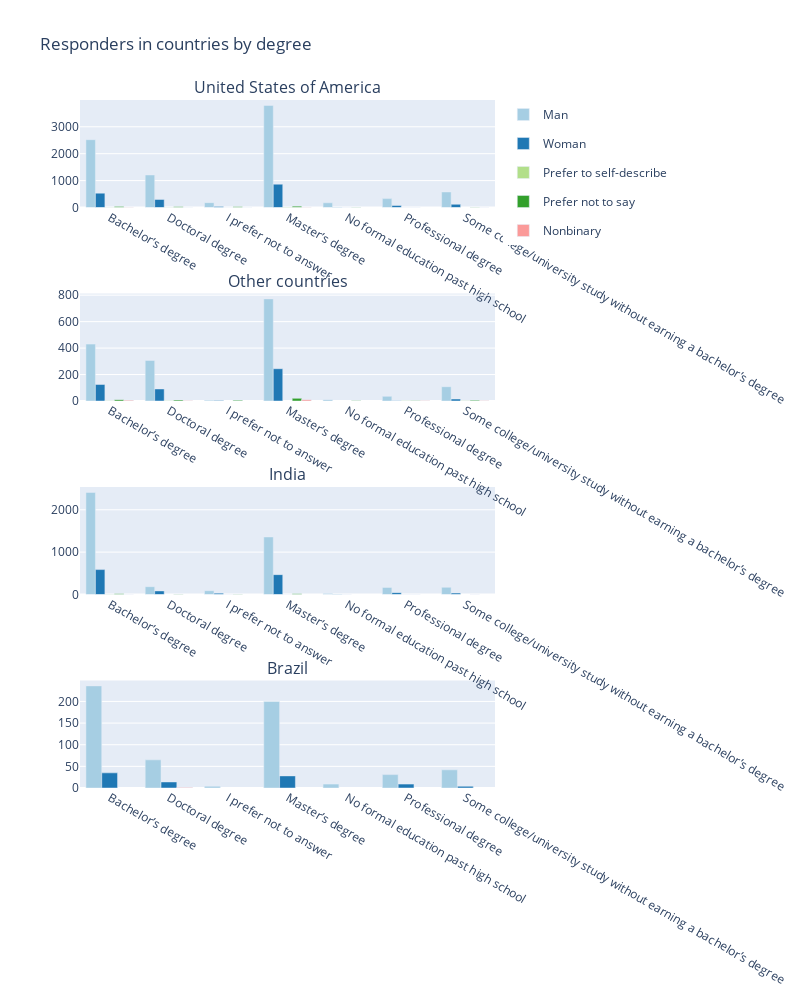

Notebook code cell kept with this figure:
### Markdown cell above
It seems that there are two main clusters of kagglers based on education and age: bachelors of 18-29 years and masters of 22-34 years.

### Code cell
fig = plot_country_two_vars(var1='Q2',
                            var2='Q4',
                            title_name='degree')
iplot(fig);

### Figure 1 — Plotly figure (JSON) as saved in the notebook; plotly's stock layout.template omitted (floating-point values rounded to 4 significant figures)
{"data": [{"legendgroup": "Man", "marker": {"color": "rgb(166,206,227)"}, "name": "Man", "showlegend": true, "type": "bar", "x": ["Bachelor’s degree", "Doctoral degree", "I prefer not to answer", "Master’s degree", "No formal education past high school", "Professional degree", "Some college/university study without earning a bachelor’s degree"], "xaxis": "x", "y": [2520, 1209, 181, 3795, 175, 330, 578], "yaxis": "y"}, {"legendgroup": "Woman", "marker": {"color": "rgb(31,120,180)"}, "name": "Woman", "showlegend": true, "type": "bar", "x": ["Bachelor’s degree", "Doctoral degree", "I prefer not to answer", "Master’s degree", "No formal education past high school", "Professional degree", "Some college/university study without earning a bachelor’s degree"], "xaxis": "x", "y": [534, 298, 39, 867, 10, 73, 119], "yaxis": "y"}, {"legendgroup": "Prefer to self-describe", "marker": {"color": "rgb(178,223,138)"}, "name": "Prefer to self-describe", "showlegend": true, "type": "bar", "x": ["Bachelor’s degree", "Doctoral degree", "I prefer not to answer", "Master’s degree", "No formal education past high school", "Professional degree"], "xaxis": "x", "y": [8, 5, 4, 16, 1, 1], "yaxis": "y"}, {"legendgroup": "Prefer not to say", "marker": {"color": "rgb(51,160,44)"}, "name": "Prefer not to say", "showlegend": true, "type": "bar", "x": ["Bachelor’s degree", "Doctoral degree", "I prefer not to answer", "Master’s degree", "No formal education past high school", "Professional degree", "Some college/university study without earning a bachelor’s degree"], "xaxis": "x", "y": [39, 24, 24, 49, 5, 2, 10], "yaxis": "y"}, {"legendgroup": "Nonbinary", "marker": {"color": "rgb(251,154,153)"}, "name": "Nonbinary", "showlegend": true, "type": "bar", "x": ["Bachelor’s degree", "Doctoral degree", "I prefer not to answer", "Master’s degree", "Some college/university study without earning a bachelor’s degree"], "xaxis": "x", "y": [9, 4, 4, 9, 3], "yaxis": "y"}, {"legendgroup": "Man", "marker": {"color": "rgb(166,206,227)"}, "name": "Man", "showlegend": false, "type": "bar", "x": ["Bachelor’s degree", "Doctoral degree", "I prefer not to answer", "Master’s degree", "No formal education past high school", "Professional degree", "Some college/university study without earning a bachelor’s degree"], "xaxis": "x2", "y": [430, 307, 6, 772, 10, 35, 108], "yaxis": "y2"}, {"legendgroup": "Woman", "marker": {"color": "rgb(31,120,180)"}, "name": "Woman", "showlegend": false, "type": "bar", "x": ["Bachelor’s degree", "Doctoral degree", "I prefer not to answer", "Master’s degree", "Professional degree", "Some college/university study without earning a bachelor’s degree"], "xaxis": "x2", "y": [125, 91, 3, 244, 2, 15], "yaxis": "y2"}, {"legendgroup": "Prefer to self-describe", "marker": {"color": "rgb(178,223,138)"}, "name": "Prefer to self-describe", "showlegend": false, "type": "bar", "x": ["Bachelor’s degree", "Doctoral degree", "Professional degree", "Some college/university study without earning a bachelor’s degree"], "xaxis": "x2", "y": [2, 1, 1, 2], "yaxis": "y2"}, {"legendgroup": "Prefer not to say", "marker": {"color": "rgb(51,160,44)"}, "name": "Prefer not to say", "showlegend": false, "type": "bar", "x": ["Bachelor’s degree", "Doctoral degree", "I prefer not to answer", "Master’s degree", "No formal education past high school", "Professional degree", "Some college/university study without earning a bachelor’s degree"], "xaxis": "x2", "y": [10, 7, 5, 20, 1, 1, 5], "yaxis": "y2"}, {"legendgroup": "Nonbinary", "marker": {"color": "rgb(251,154,153)"}, "name": "Nonbinary", "showlegend": false, "type": "bar", "x": ["Bachelor’s degree", "Doctoral degree", "Master’s degree", "Professional degree", "Some college/university study without earning a bachelor’s degree"], "xaxis": "x2", "y": [5, 1, 10, 1, 1], "yaxis": "y2"}, {"legendgroup": "Man", "marker": {"color": "rgb(166,206,227)"}, "name": "Man", "showlegend": false, "type": "bar", "x": ["Bachelor’s degree", "Doctoral degree", "I prefer not to answer", "Master’s degree", "No formal education past high school", "Professional degree", "Some college/university study without earning a bachelor’s degree"], "xaxis": "x3", "y": [2410, 184, 90, 1358, 24, 167, 170], "yaxis": "y3"}, {"legendgroup": "Woman", "marker": {"color": "rgb(31,120,180)"}, "name": "Woman", "showlegend": false, "type": "bar", "x": ["Bachelor’s degree", "Doctoral degree", "I prefer not to answer", "Master’s degree", "No formal education past high school", "Professional degree", "Some college/university study without earning a bachelor’s degree"], "xaxis": "x3", "y": [588, 85, 31, 469, 4, 44, 33], "yaxis": "y3"}, {"legendgroup": "Prefer to self-describe", "marker": {"color": "rgb(178,223,138)"}, "name": "Prefer to self-describe", "showlegend": false, "type": "bar", "x": ["Bachelor’s degree", "I prefer not to answer", "Master’s degree", "No formal education past high school", "Professional degree"], "xaxis": "x3", "y": [6, 2, 2, 1, 1], "yaxis": "y3"}, {"legendgroup": "Prefer not to say", "marker": {"color": "rgb(51,160,44)"}, "name": "Prefer not to say", "showlegend": false, "type": "bar", "x": ["Bachelor’s degree", "Doctoral degree", "I prefer not to answer", "Master’s degree", "Professional degree", "Some college/university study without earning a bachelor’s degree"], "xaxis": "x3", "y": [19, 6, 6, 20, 1, 2], "yaxis": "y3"}, {"legendgroup": "Nonbinary", "marker": {"color": "rgb(251,154,153)"}, "name": "Nonbinary", "showlegend": false, "type": "bar", "x": ["Bachelor’s degree"], "xaxis": "x3", "y": [2], "yaxis": "y3"}, {"legendgroup": "Man", "marker": {"color": "rgb(166,206,227)"}, "name": "Man", "showlegend": false, "type": "bar", "x": ["Bachelor’s degree", "Doctoral degree", "I prefer not to answer", "Master’s degree", "No formal education past high school", "Professional degree", "Some college/university study without earning a bachelor’s degree"], "xaxis": "x4", "y": [236, 65, 4, 200, 9, 31, 42], "yaxis": "y4"}, {"legendgroup": "Woman", "marker": {"color": "rgb(31,120,180)"}, "name": "Woman", "showlegend": false, "type": "bar", "x": ["Bachelor’s degree", "Doctoral degree", "Master’s degree", "Professional degree", "Some college/university study without earning a bachelor’s degree"], "xaxis": "x4", "y": [35, 14, 28, 9, 4], "yaxis": "y4"}, {"legendgroup": "Prefer to self-describe", "marker": {"color": "rgb(178,223,138)"}, "name": "Prefer to self-describe", "showlegend": false, "type": "bar", "x": [], "xaxis": "x4", "y": [], "yaxis": "y4"}, {"legendgroup": "Prefer not to say", "marker": {"color": "rgb(51,160,44)"}, "name": "Prefer not to say", "showlegend": false, "type": "bar", "x": [], "xaxis": "x4", "y": [], "yaxis": "y4"}, {"legendgroup": "Nonbinary", "marker": {"color": "rgb(251,154,153)"}, "name": "Nonbinary", "showlegend": false, "type": "bar", "x": ["Doctoral degree"], "xaxis": "x4", "y": [1], "yaxis": "y4"}], "layout": {"annotations": [{"font": {"size": 16}, "showarrow": false, "text": "United States of America", "x": 0.5, "xanchor": "center", "xref": "paper", "y": 1.0, "yanchor": "bottom", "yref": "paper"}, {"font": {"size": 16}, "showarrow": false, "text": "Other countries", "x": 0.5, "xanchor": "center", "xref": "paper", "y": 0.7188, "yanchor": "bottom", "yref": "paper"}, {"font": {"size": 16}, "showarrow": false, "text": "India", "x": 0.5, "xanchor": "center", "xref": "paper", "y": 0.4375, "yanchor": "bottom", "yref": "paper"}, {"font": {"size": 16}, "showarrow": false, "text": "Brazil", "x": 0.5, "xanchor": "center", "xref": "paper", "y": 0.1562, "yanchor": "bottom", "yref": "paper"}], "height": 1000, "title": {"text": "Responders in countries by degree"}, "width": 800, "xaxis": {"anchor": "y", "domain": [0.0, 1.0]}, "xaxis2": {"anchor": "y2", "domain": [0.0, 1.0]}, "xaxis3": {"anchor": "y3", "domain": [0.0, 1.0]}, "xaxis4": {"anchor": "y4", "domain": [0.0, 1.0]}, "yaxis": {"anchor": "x", "domain": [0.8438, 1.0]}, "yaxis2": {"anchor": "x2", "domain": [0.5625, 0.7188]}, "yaxis3": {"anchor": "x3", "domain": [0.2812, 0.4375]}, "yaxis4": {"anchor": "x4", "domain": [0.0, 0.1562]}}}
